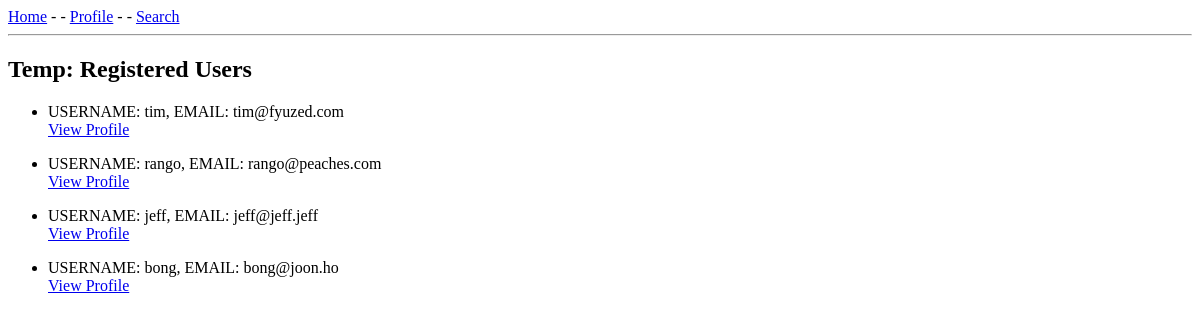
The page /users/userlist/ (signed in) on the database as committed earlier.
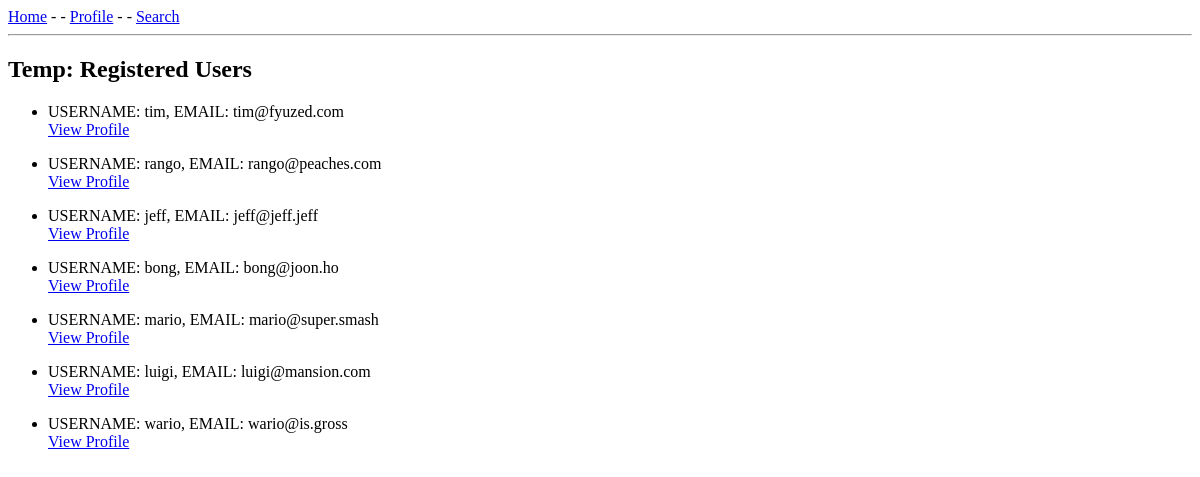
The same page on the database as committed later.
### users/models.py (models this page shows, shortened)
class CustomUser(AbstractUser):
    slug = models.SlugField(unique=True, default="user_account_outdated")
    friend_list = models.ManyToManyField('CustomUser', related_name="friends")
    friend_requests = models.ManyToManyField('CustomUser', related_name="friendrequests")

### users/views.py (the view)
# urls.py: path('userlist/', RegisteredUsersList.as_view(), name='userlist'),
class RegisteredUsersList(LoginRequiredMixin, ListView):
    model = CustomUser
    template_name = 'users/user_list.html'

### templates/users/user_list.html (shortened to what this page needs)
{% extends 'base.html' %}
{% block content %}
<h2>Temp: Registered Users</h2>
<ul>
    {% for user in object_list %}
        <p><li>USERNAME: {{ user.username }}, EMAIL: {{ user.email }}</li>
            <a href="{% url 'profile' user.slug %}">View Profile</a>
        </p>
    {% endfor %}
</ul>
{% endblock %}

### templates/base.html (shortened to what this page needs)
<!DOCTYPE html>
<html>
<head style="position:fixed;">
  <a href="{% url 'home' %}">Home</a>
  - -
  {% if user.is_authenticated %}
  <a href="{% url 'profile' user.slug %}">Profile</a>
  - -
  <a href="{% url 'search' %}">Search</a>
  {% endif %}
  <hr>
</head>
<body>
  <main>
    {% block content %}
    {% endblock %}
  </main>
</body>
</html>

Rows that differ between the two databases and show on the page:
added CustomUser: username "mario", email "mario@super.smash"
added CustomUser: username "luigi", email "luigi@mansion.com"
added CustomUser: username "wario", email "wario@is.gross"
